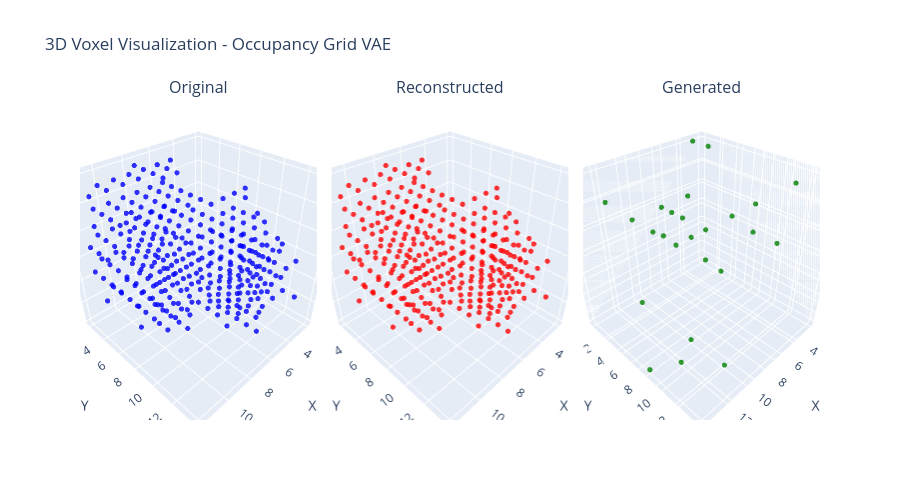
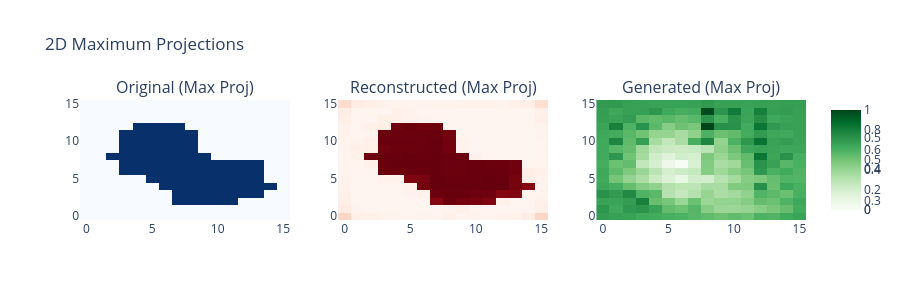

Notebook code cell kept with these figures, in order:
### Code cell
# Evaluation and visualization
model.eval()

# Display evaluation sample info
test_idx = 0
test_peptide_type = dataset.get_file_type(test_idx)
test_file_name = os.path.basename(dataset.files[test_idx])

print(f"\n=== EVALUATION SAMPLE ===")
print(f"Peptide type: {test_peptide_type}")
print(f"File name: {test_file_name}")
print(f"Sample index: {test_idx}")

# Test reconstruction
with torch.no_grad():
    test_sample = dataset[test_idx].unsqueeze(0).to(device)
    recon, mu, log_var = model(test_sample)
    
    # Generate new sample
    z_random = torch.randn(1, 64).to(device)
    generated = model.decode(z_random)

print(f"Original voxel occupancy: {test_sample.sum().item()}/{test_sample.numel()} voxels ({test_sample.sum().item() / test_sample.numel():.4f})")
print(f"Reconstruction occupancy: {recon.sum().item():.1f}/{recon.numel()} voxels ({recon.sum().item() / recon.numel():.4f})")

def voxels_to_scatter(voxel_grid, threshold=0.5):
    """Convert voxel grid to 3D scatter plot coordinates"""
    voxel_grid = voxel_grid.cpu().squeeze().numpy()
    indices = np.where(voxel_grid > threshold)
    return indices[0], indices[1], indices[2], voxel_grid[indices]

def visualize_voxels_3d(original, reconstructed, generated, threshold=0.5):
    """Create interactive 3D plotly visualization"""
    
    # Create subplots
    fig = make_subplots(
        rows=1, cols=3,
        specs=[[{'type': 'scatter3d'}, {'type': 'scatter3d'}, {'type': 'scatter3d'}]],
        subplot_titles=('Original', 'Reconstructed', 'Generated'),
        horizontal_spacing=0.02
    )
    
    # Original
    x1, y1, z1, values1 = voxels_to_scatter(original, threshold)
    fig.add_trace(
        go.Scatter3d(
            x=x1, y=y1, z=z1,
            mode='markers',
            marker=dict(size=3, color='blue', opacity=0.8),
            name='Original'
        ),
        row=1, col=1
    )
    
    # Reconstructed  
    x2, y2, z2, values2 = voxels_to_scatter(reconstructed, threshold)
    fig.add_trace(
        go.Scatter3d(
            x=x2, y=y2, z=z2,
            mode='markers',
            marker=dict(size=3, color='red', opacity=0.8),
            name='Reconstructed'
        ),
        row=1, col=2
    )
    
    # Generated
    x3, y3, z3, values3 = voxels_to_scatter(generated, threshold)
    fig.add_trace(
        go.Scatter3d(
            x=x3, y=y3, z=z3,
            mode='markers',
            marker=dict(size=3, color='green', opacity=0.8),
            name='Generated'
        ),
        row=1, col=3
    )
    
    # Update layout
    fig.update_layout(
        title="3D Voxel Visualization - Occupancy Grid VAE",
        scene=dict(
            xaxis_title="X", yaxis_title="Y", zaxis_title="Z",
            aspectmode='cube'
        ),
        scene2=dict(
            xaxis_title="X", yaxis_title="Y", zaxis_title="Z",
            aspectmode='cube'
        ),
        scene3=dict(
            xaxis_title="X", yaxis_title="Y", zaxis_title="Z",
            aspectmode='cube'
        ),
        height=500,
        showlegend=False
    )
    
    return fig

# Create interactive 3D visualization
fig = visualize_voxels_3d(test_sample, recon, generated, threshold=0.5)
fig.show()

# Also create 2D projections for comparison
fig_2d = make_subplots(
    rows=1, cols=3,
    subplot_titles=('Original (Max Proj)', 'Reconstructed (Max Proj)', 'Generated (Max Proj)')
)

# Original projection
orig_proj = np.max(test_sample.cpu().squeeze().numpy(), axis=2)
fig_2d.add_trace(
    go.Heatmap(z=orig_proj, colorscale='Blues', name='Original'),
    row=1, col=1
)

# Reconstructed projection  
recon_proj = np.max(recon.cpu().squeeze().numpy(), axis=2)
fig_2d.add_trace(
    go.Heatmap(z=recon_proj, colorscale='Reds', name='Reconstructed'),
    row=1, col=2
)

# Generated projection
gen_proj = np.max(generated.cpu().squeeze().numpy(), axis=2)
fig_2d.add_trace(
    go.Heatmap(z=gen_proj, colorscale='Greens', name='Generated'),
    row=1, col=3
)

fig_2d.update_layout(
    title="2D Maximum Projections",
    height=300,
    showlegend=False
)
fig_2d.show()

# Print additional statistics
print(f"\n=== MODEL PERFORMANCE ===")
print(f"Generated occupancy: {generated.sum().item() / generated.numel():.4f}")
print(f"Latent space statistics:")
print(f"  - Mean: {mu.mean().item():.3f}")
print(f"  - Std: {mu.std().item():.3f}")
print(f"  - Min: {mu.min().item():.3f}")
print(f"  - Max: {mu.max().item():.3f}")
print(f"\n=== MODEL INFO ===")
print(f"Total parameters: {sum(p.numel() for p in model.parameters()):,}")
print(f"Latent dimension: {model.fc_mu.out_features}")
print(f"Grid size: {model.grid_size}³")

# Save model
torch.save(model.state_dict(), 'occupancy_grid_vae.pth')
print(f"\nModel saved as 'occupancy_grid_vae.pth'")

### Figure 1 — Plotly figure (JSON) as saved in the notebook; plotly's stock layout.template omitted (floating-point values rounded to 4 significant figures; data arrays with more than 128 entries replaced by an {"elided": "..."} marker saying what was removed)
{"data": [{"marker": {"color": "blue", "opacity": 0.8, "size": 3}, "mode": "markers", "name": "Original", "scene": "scene", "type": "scatter3d", "x": {"elided": "328 int values"}, "y": {"elided": "328 int values"}, "z": {"elided": "328 int values"}}, {"marker": {"color": "red", "opacity": 0.8, "size": 3}, "mode": "markers", "name": "Reconstructed", "scene": "scene2", "type": "scatter3d", "x": {"elided": "328 int values"}, "y": {"elided": "328 int values"}, "z": {"elided": "328 int values"}}, {"marker": {"color": "green", "opacity": 0.8, "size": 3}, "mode": "markers", "name": "Generated", "scene": "scene3", "type": "scatter3d", "x": [2, 3, 3, 4, 8, 8, 8, 10, 10, 10, 10, 10, 12, 12, 12, 12, 12, 12, 12, 13, 14, 14, 14, 14, 14], "y": [3, 0, 2, 12, 12, 12, 14, 1, 8, 8, 12, 12, 1, 8, 8, 9, 10, 12, 12, 12, 8, 8, 10, 12, 12], "z": [1, 14, 14, 14, 12, 14, 12, 1, 1, 14, 1, 14, 12, 12, 14, 14, 14, 12, 14, 14, 1, 14, 14, 5, 14]}], "layout": {"annotations": [{"font": {"size": 16}, "showarrow": false, "text": "Original", "x": 0.16, "xanchor": "center", "xref": "paper", "y": 1, "yanchor": "bottom", "yref": "paper"}, {"font": {"size": 16}, "showarrow": false, "text": "Reconstructed", "x": 0.5, "xanchor": "center", "xref": "paper", "y": 1, "yanchor": "bottom", "yref": "paper"}, {"font": {"size": 16}, "showarrow": false, "text": "Generated", "x": 0.84, "xanchor": "center", "xref": "paper", "y": 1, "yanchor": "bottom", "yref": "paper"}], "height": 500, "scene": {"aspectmode": "cube", "domain": {"x": [0, 0.32], "y": [0, 1]}, "xaxis": {"title": {"text": "X"}}, "yaxis": {"title": {"text": "Y"}}, "zaxis": {"title": {"text": "Z"}}}, "scene2": {"aspectmode": "cube", "domain": {"x": [0.34, 0.66], "y": [0, 1]}, "xaxis": {"title": {"text": "X"}}, "yaxis": {"title": {"text": "Y"}}, "zaxis": {"title": {"text": "Z"}}}, "scene3": {"aspectmode": "cube", "domain": {"x": [0.68, 1], "y": [0, 1]}, "xaxis": {"title": {"text": "X"}}, "yaxis": {"title": {"text": "Y"}}, "zaxis": {"title": {"text": "Z"}}}, "showlegend": false, "title": {"text": "3D Voxel Visualization - Occupancy Grid VAE"}}}

### Figure 2 — Plotly figure (JSON) as saved in the notebook; plotly's stock layout.template omitted (floating-point values rounded to 4 significant figures; data arrays with more than 128 entries replaced by an {"elided": "..."} marker saying what was removed)
{"data": [{"colorscale": [[0, "rgb(247,251,255)"], [0.125, "rgb(222,235,247)"], [0.25, "rgb(198,219,239)"], [0.375, "rgb(158,202,225)"], [0.5, "rgb(107,174,214)"], [0.625, "rgb(66,146,198)"], [0.75, "rgb(33,113,181)"], [0.875, "rgb(8,81,156)"], [1, "rgb(8,48,107)"]], "name": "Original", "type": "heatmap", "xaxis": "x", "yaxis": "y", "z": {"elided": "16x16 float values"}}, {"colorscale": [[0, "rgb(255,245,240)"], [0.125, "rgb(254,224,210)"], [0.25, "rgb(252,187,161)"], [0.375, "rgb(252,146,114)"], [0.5, "rgb(251,106,74)"], [0.625, "rgb(239,59,44)"], [0.75, "rgb(203,24,29)"], [0.875, "rgb(165,15,21)"], [1, "rgb(103,0,13)"]], "name": "Reconstructed", "type": "heatmap", "xaxis": "x2", "yaxis": "y2", "z": {"elided": "16x16 float values"}}, {"colorscale": [[0, "rgb(247,252,245)"], [0.125, "rgb(229,245,224)"], [0.25, "rgb(199,233,192)"], [0.375, "rgb(161,217,155)"], [0.5, "rgb(116,196,118)"], [0.625, "rgb(65,171,93)"], [0.75, "rgb(35,139,69)"], [0.875, "rgb(0,109,44)"], [1, "rgb(0,68,27)"]], "name": "Generated", "type": "heatmap", "xaxis": "x3", "yaxis": "y3", "z": {"elided": "16x16 float values"}}], "layout": {"annotations": [{"font": {"size": 16}, "showarrow": false, "text": "Original (Max Proj)", "x": 0.1444, "xanchor": "center", "xref": "paper", "y": 1, "yanchor": "bottom", "yref": "paper"}, {"font": {"size": 16}, "showarrow": false, "text": "Reconstructed (Max Proj)", "x": 0.5, "xanchor": "center", "xref": "paper", "y": 1, "yanchor": "bottom", "yref": "paper"}, {"font": {"size": 16}, "showarrow": false, "text": "Generated (Max Proj)", "x": 0.8556, "xanchor": "center", "xref": "paper", "y": 1, "yanchor": "bottom", "yref": "paper"}], "height": 300, "showlegend": false, "title": {"text": "2D Maximum Projections"}, "xaxis": {"anchor": "y", "domain": [0, 0.2889]}, "xaxis2": {"anchor": "y2", "domain": [0.3556, 0.6444]}, "xaxis3": {"anchor": "y3", "domain": [0.7111, 1]}, "yaxis": {"anchor": "x", "domain": [0, 1]}, "yaxis2": {"anchor": "x2", "domain": [0, 1]}, "yaxis3": {"anchor": "x3", "domain": [0, 1]}}}
